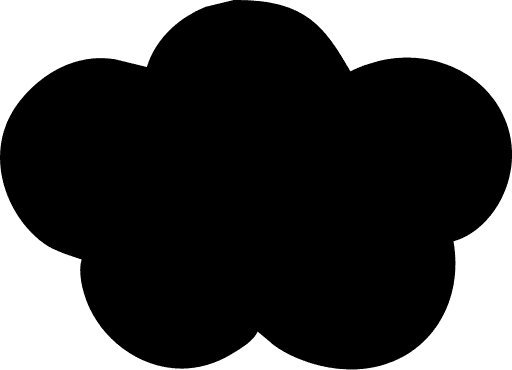
#> input picture mask-cloud.png, 512 x 370 px
$ jupyter execute --allow-errors 'Whatsapp messages analysis.ipynb'
#> lines starting #> are read from the running program, lines starting #| are printed output that depends on the picture
[cell 1]
import pandas as pd
import numpy as np
import seaborn as sns
import matplotlib.pyplot as plt
import re
import datetime
from matplotlib.colors import ListedColormap
from wordcloud import WordCloud
import nltk
from nltk.corpus import stopwords
import emoji
from PIL import Image

[cell 2]
pat = re.compile(r'^(\d\d\/\d\d\/\d\d\d\d.*?)(?=^^\d\d\/\d\d\/\d\d\d\d|\Z)', re.S | re.M)
#> (the rest of this cell did not finish here and is left out)

#> (a cell that did not finish here is left out)

[cell 4]
sender = []; message = []; datetime = []
#> (the rest of this cell did not finish here and is left out)

[cell 5]
df = pd.DataFrame(zip(datetime, sender, message), columns=['datetime', 'sender', 'message'])
df['datetime'] = pd.to_datetime(df.datetime, format='%d/%m/%Y %H:%M')

[cell 6]
numMessage = df.groupby(['sender'])['message'].count().reset_index()

[cell 7]
#coloque seu nome e o da outra pessoa aqui
names = df['sender'].unique()
#> (the rest of this cell did not finish here and is left out)

[cell 8]
df['date'] = df['datetime'].dt.date
df['time'] = df['datetime'].dt.time
df['weekDay'] = df['datetime'].dt.dayofweek
df['timeHour'] = df['datetime'].dt.hour

[cell 9]
df['weekDay'] = df['weekDay'].replace({0: 'Segunda', 1: 'Terça', 2: 'Quarta', 3: 'Quinta', 4: 'Sexta', 5: 'Sábado', 6: 'Domingo'})

[cell 10]
df['message'] = df['message'].replace({'<Arquivo de mídia oculto>':'-MÍDIA-'})

[cell 11]
ax = sns.barplot(x="message", y="sender", data=numMessage)
ax.set(xlabel='Mensagens enviadas', ylabel='Remetente')
sns.set(style="white", context="talk")
plt.figure(figsize=(15,4))

[cell 12]
numMessageDay = df.groupby(['date'])['message'].count().reset_index()

[cell 13]
plt.figure(figsize=(15,4))
ax = sns.lineplot(data=numMessageDay, x="date", y="message", linewidth=5)
ax.set(xlabel='Data', ylabel='Mensagens por dia')
plt.setp(ax.get_xticklabels(), rotation=45)
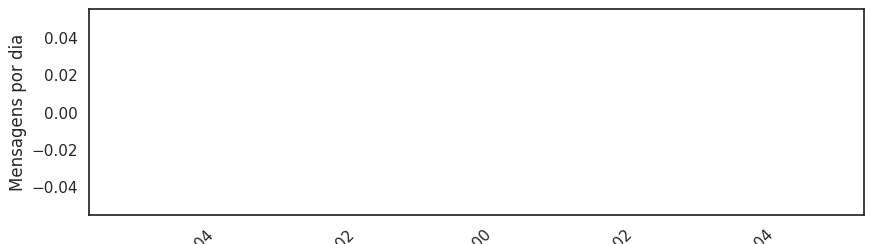
#> figure drawn by matplotlib, 1 panel

[cell 14]
numMessageHour = df.groupby(['timeHour'])['message'].count().reset_index()

[cell 15]
plt.figure(figsize=(7,7))

ax = sns.barplot(data=numMessageHour, x="timeHour", y="message")
ax.set(xlabel='Hora do dia', ylabel='Mensagens')
sns.set(style="white", context="talk")

[cell 16]
numMessageWeek = df.groupby(['weekDay'])['message'].count().reset_index()
numMessageWeek['weekDay'] = pd.Categorical(numMessageWeek['weekDay'], categories=
    ['Segunda','Terça','Quarta','Quinta','Sexta','Sábado', 'Domingo'],
    ordered=True)

[cell 17]
plt.figure(figsize=(15,4))
sns.set(style="white", context="talk")
ax = sns.barplot(data=numMessageWeek, x="message", y="weekDay")
ax.set(xlabel='Dia da semana', ylabel='Mensagens')

[cell 18]
df['characters'] = df.message.apply(len)
df['words'] = df.message.apply(lambda x: len(x.split()))

#> (a cell that did not finish here is left out)

#> (a cell that did not finish here is left out)

#> (a cell that did not finish here is left out)

[cell 22]
yourWords = []; hisWords = []
for x in range(len(df['sender'])):
    if df['sender'][x] == yourName:
        yourWords.append(df['message'][x])
    elif df['sender'][x] == hisName:
        hisWords.append(df['message'][x])

[cell 23]
len(yourWords)

[cell 24]
len(hisWords)

[cell 25]
s = ' '
totalYourWords = s.join(yourWords)
totalHisWords = s.join(hisWords)

[cell 26]
pattern = re.compile('k*|-MÍDIA-|Kk*')
totalYourWords = pattern.sub('', totalYourWords)
totalHisWords = pattern.sub('', totalHisWords)

#> (a cell that did not finish here is left out)

[cell 28]
mapaCores = ListedColormap(['red', 'magenta', 'blue', 'green'])

mask = np.array(Image.open('mask-cloud.png'))
#> mask is the input picture: shape (370, 512, 4); mean R, G, B, A 71.4, 71.4, 71.4, 255

#> (the rest of this cell did not finish here and is left out)
